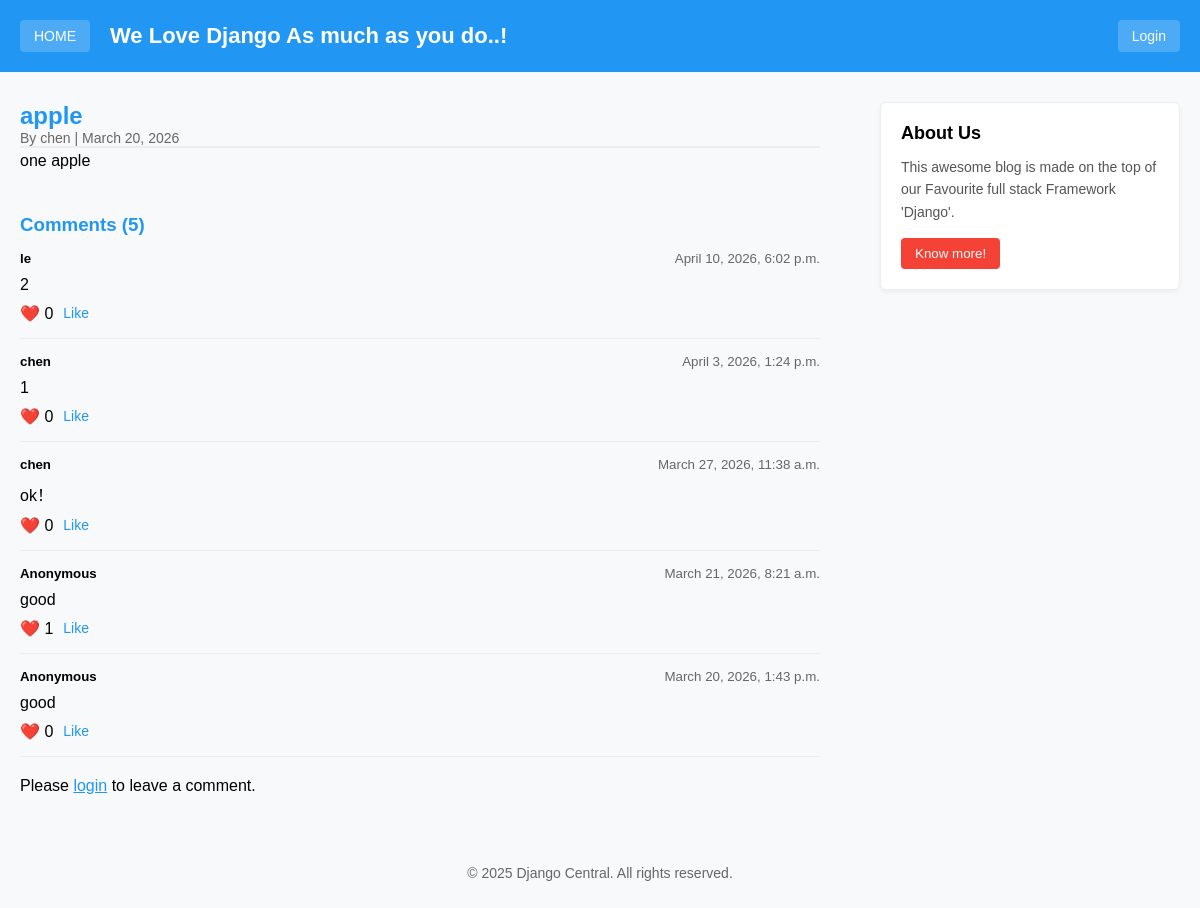
The page /post/apple/ on the database its author committed.
### blog/models.py (models this page shows, shortened)
class Post(models.Model):
    STATUS_CHOICES = (
        (0, 'Draft'),
        (1, 'Publish'),
    )
    title = models.CharField(max_length=200)
    slug = models.SlugField(max_length=200, unique=True)
    author = models.ForeignKey(User, on_delete=models.CASCADE, related_name='blog_posts')
    text = models.TextField()
    created_date = models.DateTimeField(auto_now_add=True)
    status = models.IntegerField(choices=STATUS_CHOICES, default=1)
    class Meta:
        ordering = ['-created_date']

class Comment(models.Model):
    post = models.ForeignKey(Post, on_delete=models.CASCADE, related_name='comments')
    user = models.ForeignKey(User, on_delete=models.CASCADE, null=True, blank=True)
    body = models.TextField()
    name = models.CharField(max_length=100)
    created_on = models.DateTimeField(auto_now_add=True)
    likes = models.PositiveIntegerField(default=0)
    active = models.BooleanField(default=True)
    class Meta:
        ordering = ['-likes', '-created_on']

### blog/views.py (the view)
# urls.py: path('post/<slug:slug>/', views.PostDetail.as_view(), name='post_detail'),
class PostDetail(DetailView):
    model = Post
    template_name = 'blog/post_detail.html'
    slug_field = 'slug'
    slug_url_kwarg = 'slug'
    def get_context_data(self,** kwargs):
        context = super().get_context_data(**kwargs)
        context['comments'] = self.object.comments.all().order_by('-created_on')
        context['comment_form'] = CommentForm()
        return context
    def get(self, request, *args, **kwargs):
        post_slug = kwargs.get('slug')
        logger.info(f'User accessed PostDetail | Slug:{post_slug} | IP:{request.META.get("REMOTE_ADDR")} | User:{request.user.username or "anonymous"}')
        return super().get(request, *args, **kwargs)

### templates/blog/post_detail.html (shortened to what this page needs)
{% extends 'base.html' %}
{% block content %}
<div style="max-width: 800px;">
    <h2 style="color: #2196F3;">{{ post.title }}</h2>
    <p style="color: #666; font-size: 14px;">By {{ post.author.username }} | {{ post.created_date|date:"F j, Y" }}</p>
    <hr style="border: 1px solid #eee;">
    <div style="line-height: 1.6;">{{ post.text|linebreaks }}</div>
    <div style="margin-top: 40px;">
        <h3 style="color: #2196F3;">Comments ({{ comments|length }})</h3>
        {% for comment in comments %}
        <div style="border-bottom: 1px solid #eee; padding: 15px 0;">
            <div style="display: flex; justify-content: space-between; align-items: center;">
                <h5 style="margin: 0;">
                    {% if comment.user %}{{ comment.user.username }}{% else %}Anonymous{% endif %}
                </h5>
                <small style="color: #666;">{{ comment.created_on|date:"F j, Y, g:i a" }}</small>
            </div>
            <p style="margin: 10px 0;">{{ comment.body }}</p>
            <div style="display: flex; align-items: center;">
                <span style="margin-right: 10px;">❤️ {{ comment.likes }}</span>
                <a href="{% url 'like_comment' comment.id %}" style="color: #2196F3; text-decoration: none; font-size: 14px;">Like</a>
            </div>
        </div>
        {% empty %}
        <p>No comments yet. Be the first to comment!</p>
        {% endfor %}
        <div style="margin-top: 20px;">
            {% if user.is_authenticated %}
            <h4 style="color: #2196F3;">Leave a Comment (as {{ user.username }})</h4>
            <form method="POST" action="{% url 'add_comment' post.id %}">
                {% csrf_token %}
                {{ comment_form.as_p }}
                <button type="submit" style="background: #2196F3; color: white; border: none; padding: 8px 16px; border-radius: 4px; cursor: pointer;">
                    Post Comment
                </button>
            </form>
            {% else %}
            <p>Please <a href="{% url 'login' %}" style="color: #2196F3;">login</a> to leave a comment.</p>
            {% endif %}
        </div>
    </div>
</div>
{% endblock %}

### templates/base.html (style rules this page uses)
* { box-sizing: border-box; margin: 0; padding: 0; }
body { font-family: Arial, sans-serif; background-color: #f8f9fa; }

### rows shown on the page
Post: title "apple", author.username "chen", created_date "March 20, 2026", text "one apple"
Comment: user.username "le", created_on "April 10, 2026, 6:02 p.m.", body "2", likes "0"
Comment: user.username "chen", created_on "April 3, 2026, 1:24 p.m.", body "1", likes "0"
Comment: user.username "chen", created_on "March 27, 2026, 11:38 a.m.", body "ok！", likes "0"
Comment: shows "Anonymous", created_on "March 21, 2026, 8:21 a.m.", body "good", likes "1"
Comment: shows "Anonymous", created_on "March 20, 2026, 1:43 p.m.", body "good", likes "0"

### other values the page prints
{{ comments|length }} "5"
